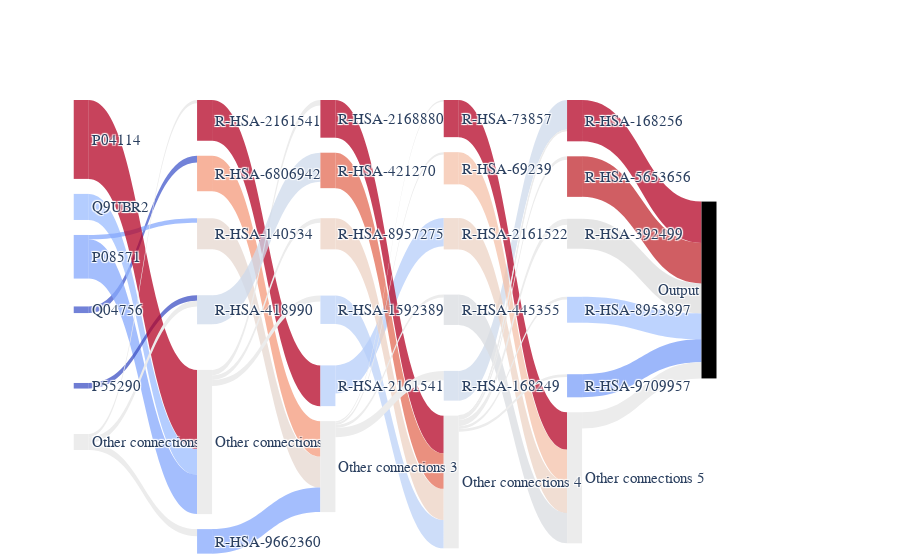

Notebook code cell kept with this figure:
### Code cell
IG.plot_complete_sankey(
    show_top_n=5,
    multiclass=False, savename="img/complete_sankey.png", node_cmap="coolwarm", edge_cmap="coolwarm"
)
